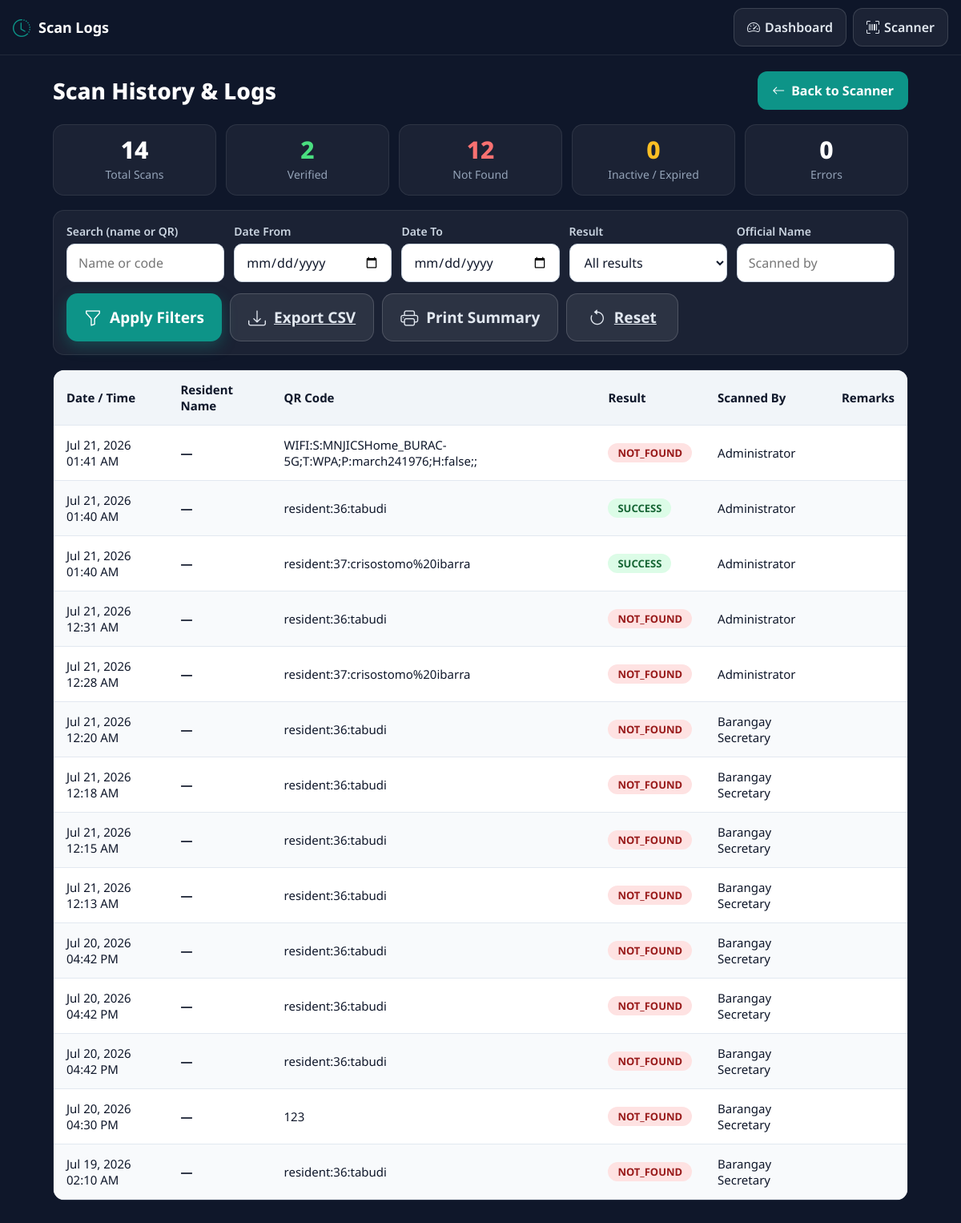
The app's page /scanner/logs.php (signed in) with its own data.
### tables this page shows
CREATE TABLE `scan_logs` (
  `id` int(11) NOT NULL AUTO_INCREMENT,
  `resident_id` int(11) DEFAULT NULL,
  `qr_code_scanned` varchar(255) NOT NULL,
  `scan_result` enum('success','not_found','inactive','expired','error') NOT NULL,
  `scanned_by_user_id` int(11) NOT NULL,
  `scanned_by_name` varchar(255) DEFAULT NULL,
  `remarks` text DEFAULT NULL,
  `ip_address` varchar(45) DEFAULT NULL,
  `user_agent` text DEFAULT NULL,
  `scanned_at` timestamp NOT NULL DEFAULT current_timestamp(),
  PRIMARY KEY (`id`),
  KEY `idx_scan_logs_scanned_at` (`scanned_at`),
  KEY `idx_scan_logs_resident_id` (`resident_id`),
  KEY `idx_scan_logs_result` (`scan_result`)
);

### includes/functions.php (called while the page is built, shortened)
<?php
function e(mixed $value): string {
    return htmlspecialchars((string) $value, ENT_QUOTES, 'UTF-8');
}
?>

### scanner/logs.php (the view, shortened to what this page needs)
<?php
require_once __DIR__ . '/includes/db.php';
require_once __DIR__ . '/includes/functions.php';
$dateFrom = trim($_GET['date_from'] ?? '');
$dateTo = trim($_GET['date_to'] ?? '');
$resultFilter = trim($_GET['result'] ?? '');
$officialFilter = trim($_GET['official'] ?? '');
$search = trim($_GET['search'] ?? '');
function buildWhere(array &$params): string {
    $where = [];
    return $where ? ('WHERE ' . implode(' AND ', $where)) : '';
}
function fetchRows(bool $limited): array {
    global $perPage, $page;
    $params = [];
    $where = buildWhere($params);
    $pdo = getDbConnection();
    $limitSql = '';
    if ($limited) {
        $offset = ($page - 1) * $perPage;
        $limitSql = "LIMIT $perPage OFFSET $offset";
    }
    $stmt = $pdo->prepare(
        "SELECT sl.*, r.full_name AS resident_name
         FROM scan_logs sl
         LEFT JOIN residents r ON r.id = sl.resident_id
         $where
         ORDER BY sl.scanned_at DESC
         $limitSql"
    );
    $stmt->execute($params);
    return $stmt->fetchAll();
}
function fetchSummary(): array {
    $params = [];
    $where = buildWhere($params);
    $pdo = getDbConnection();
    $stmt = $pdo->prepare(
        "SELECT
            COUNT(*) AS total,
            SUM(CASE WHEN scan_result = 'success' THEN 1 ELSE 0 END) AS success,
            SUM(CASE WHEN scan_result = 'not_found' THEN 1 ELSE 0 END) AS not_found,
            SUM(CASE WHEN scan_result IN ('inactive','expired') THEN 1 ELSE 0 END) AS inactive,
            SUM(CASE WHEN scan_result = 'error' THEN 1 ELSE 0 END) AS error
         FROM scan_logs sl
         LEFT JOIN residents r ON r.id = sl.resident_id
         $where"
    );
    $stmt->execute($params);
    $row = $stmt->fetch();
    return [
        'total' => (int) ($row['total'] ?? 0),
        'success' => (int) ($row['success'] ?? 0),
        'not_found' => (int) ($row['not_found'] ?? 0),
        'inactive' => (int) ($row['inactive'] ?? 0),
        'error' => (int) ($row['error'] ?? 0),
    ];
}
$page = max(1, (int) ($_GET['page'] ?? 1));
$perPage = 25;
$rows = fetchRows(true);
$summary = fetchSummary();
$base = BASE_URL;
$cssSrc = $base . '/scanner/assets/css/scanner.css';
$scannerUrl = $base . '/scanner/index.php';
function qs(array $overrides): string {
    global $dateFrom, $dateTo, $resultFilter, $officialFilter, $search;
    $p = [
        'date_from' => $dateFrom,
        'date_to' => $dateTo,
        'result' => $resultFilter,
        'official' => $officialFilter,
        'search' => $search,
    ];
    foreach ($overrides as $k => $v) { $p[$k] = $v; }
    return '?' . http_build_query(array_filter($p, function ($v) { return $v !== '' && $v !== null; }));
}
?>
<!DOCTYPE html>
<html lang="en">
<head>
    <link href="https://cdn.jsdelivr.net/npm/bootstrap-icons@1.11.3/font/bootstrap-icons.min.css" rel="stylesheet">
    <link rel="stylesheet" href="<?php echo e($cssSrc); ?>">
</head>
<body>
    <div class="sc-topbar no-print">
        <div class="sc-topbar-brand"><i class="bi bi-clock-history"></i><span>Scan Logs</span></div>
        <div class="sc-topbar-actions">
            <?php $dashboardUrl = ($_SESSION['role'] ?? '') === 'secretary' ? e($base) . '/secretary/dashboard.php' : e($base) . '/admin/dashboard.php'; ?>
            <a class="sc-history-link" href="<?php echo $dashboardUrl; ?>"><i class="bi bi-speedometer2"></i> Dashboard</a>
            <a class="sc-history-link" href="<?php echo e($scannerUrl); ?>"><i class="bi bi-upc-scan"></i> Scanner</a>
        </div>
    </div>
    <div class="lg-wrap">
        <div class="lg-head no-print">
            <h1 class="lg-title">Scan History &amp; Logs</h1>
            <a class="lg-back" href="<?php echo e($scannerUrl); ?>"><i class="bi bi-arrow-left"></i> Back to Scanner</a>
        </div>
        <div class="lg-summary">
            <div class="lg-sum-card"><div class="lg-sum-num"><?php echo $summary['total']; ?></div><div class="lg-sum-lbl">Total Scans</div></div>
            <div class="lg-sum-card ok"><div class="lg-sum-num"><?php echo $summary['success']; ?></div><div class="lg-sum-lbl">Verified</div></div>
            <div class="lg-sum-card bad"><div class="lg-sum-num"><?php echo $summary['not_found']; ?></div><div class="lg-sum-lbl">Not Found</div></div>
            <div class="lg-sum-card warn"><div class="lg-sum-num"><?php echo $summary['inactive']; ?></div><div class="lg-sum-lbl">Inactive / Expired</div></div>
            <div class="lg-sum-card"><div class="lg-sum-num"><?php echo $summary['error']; ?></div><div class="lg-sum-lbl">Errors</div></div>
        </div>
        <form class="lg-filters no-print" method="get">
            <div class="lg-filter-grid">
                <div class="lg-field">
                    <label for="fSearch">Search (name or QR)</label>
                    <input type="text" id="fSearch" name="search" class="lg-input" value="<?php echo e($search); ?>" placeholder="Name or code">
                </div>
                <div class="lg-field">
                    <label for="fFrom">Date From</label>
                    <input type="date" id="fFrom" name="date_from" class="lg-input" value="<?php echo e($dateFrom); ?>">
                </div>
                <div class="lg-field">
                    <label for="fTo">Date To</label>
                    <input type="date" id="fTo" name="date_to" class="lg-input" value="<?php echo e($dateTo); ?>">
                </div>
                <div class="lg-field">
                    <label for="fResult">Result</label>
                    <select id="fResult" name="result" class="lg-select">
                        <option value="">All results</option>
                    </select>
                </div>
                <div class="lg-field">
                    <label for="fOfficial">Official Name</label>
                    <input type="text" id="fOfficial" name="official" class="lg-input" value="<?php echo e($officialFilter); ?>" placeholder="Scanned by">
                </div>
            </div>
            <div class="lg-actions">
                <button type="submit" class="sc-btn sc-btn-primary" style="flex:0 0 auto;"><i class="bi bi-funnel"></i> Apply Filters</button>
                <a href="<?php echo e(qs(['page' => 1, 'action' => 'export_csv'])); ?>" class="sc-btn sc-btn-ghost" style="flex:0 0 auto;"><i class="bi bi-download"></i> Export CSV</a>
                <button type="button" class="sc-btn sc-btn-ghost" style="flex:0 0 auto;" onclick="window.print()"><i class="bi bi-printer"></i> Print Summary</button>
                <a href="<?php echo e(BASE_URL . '/scanner/logs.php'); ?>" class="sc-btn sc-btn-ghost" style="flex:0 0 auto;"><i class="bi bi-arrow-counterclockwise"></i> Reset</a>
            </div>
        </form>
        <div class="lg-table-wrap">
            <table class="lg-table">
                <thead>
                    <tr>
                        <th>Date / Time</th>
                        <th>Resident Name</th>
                        <th>QR Code</th>
                        <th>Result</th>
                        <th>Scanned By</th>
                        <th>Remarks</th>
                    </tr>
                </thead>
                <tbody>
                    <?php if (empty($rows)): ?>
                        <tr><td colspan="6" class="lg-empty">No scan records found.</td></tr>
                    <?php else: ?>
                        <?php foreach ($rows as $r): ?>
                            <tr>
                                <td><?php echo e(date('M d, Y h:i A', strtotime($r['scanned_at']))); ?></td>
                                <td class="lg-resident"><?php echo e($r['resident_name'] ?? '—'); ?></td>
                                <td><?php echo e($r['qr_code_scanned']); ?></td>
                                <td><span class="lg-tag <?php echo e($r['scan_result']); ?>"><?php echo e(strtoupper($r['scan_result'])); ?></span></td>
                                <td><?php echo e($r['scanned_by_name'] ?? '—'); ?></td>
                                <td><?php echo e($r['remarks'] ?? ''); ?></td>
                            </tr>
                        <?php endforeach; ?>
                    <?php endif; ?>
                </tbody>
            </table>
        </div>
    </div>
</body>
</html>

### scanner/assets/css/scanner.css (style rules this page uses)
:root { --sc-bg: #0f172a; --sc-bg-soft: #1e293b; --sc-card: #ffffff; --sc-text: #0f172a; --sc-text-soft: #475569; --sc-text-muted: #64748b; --sc-border: #cbd5e1; --sc-border-soft: #e2e8f0; --sc-accent: #0d9488; --sc-accent-dark: #0f766e; --sc-accent-soft: #ccfbf1; --sc-green: #16a34a; --sc-green-soft: #dcfce7; --sc-red: #dc2626; --sc-red-soft: #fee2e2; --sc-orange: #ea580c; --sc-orange-soft: #ffedd5; --sc-blue: #2563eb; --sc-blue-soft: #dbeafe; --sc-radius: 14px; --sc-radius-lg: 20px; --sc-shadow: 0 10px 30px rgba(0,0,0,0.18); --sc-font: 'Noto Sans', 'Open Sans', 'Lato', -apple-system, BlinkMacSystemFont, 'Segoe UI', sans-serif; }
* { box-sizing: border-box; }
html, body { margin: 0; padding: 0; background: var(--sc-bg); font-family: var(--sc-font); color: #f1f5f9; -webkit-text-size-adjust: 100%; }
a { color: var(--sc-accent); }
.sc-topbar { position: sticky; top: 0; z-index: 40; display: flex; align-items: center; justify-content: space-between; gap: 12px; padding: 10px 16px; background: rgba(15,23,42,0.92); backdrop-filter: blur(12px); border-bottom: 1px solid rgba(255,255,255,0.08); }
.sc-topbar-brand { display: flex; align-items: center; gap: 10px; font-weight: 700; font-size: 18px; color: #fff; }
.sc-topbar-brand i { color: var(--sc-accent); font-size: 22px; }
.sc-topbar-actions { display: flex; gap: 8px; }
.sc-history-link { display: inline-flex; align-items: center; gap: 6px; height: 48px; padding: 0 16px; border-radius: 12px; border: 1px solid rgba(255,255,255,0.14); background: rgba(255,255,255,0.06); color: #e2e8f0; font-size: 16px; font-weight: 600; text-decoration: none; cursor: pointer; }
.sc-btn { flex: 1 1 0; min-width: 140px; min-height: 56px; display: inline-flex; align-items: center; justify-content: center; gap: 10px; padding: 14px 22px; border: none; border-radius: 14px; font-family: var(--sc-font); font-size: 19px; font-weight: 700; cursor: pointer; transition: transform 0.15s ease, background 0.2s ease, box-shadow 0.2s ease; }
.sc-btn i { font-size: 22px; }
.sc-btn-primary { background: var(--sc-accent); color: #fff; box-shadow: 0 6px 18px rgba(13,148,136,0.35); }
.sc-btn-ghost { background: rgba(255,255,255,0.08); color: #e2e8f0; border: 1px solid rgba(255,255,255,0.16); }

### records on screen
scan_logs: scanned_at "Jul 21, 2026 01:41 AM", resident_name "—", qr_code_scanned "WIFI:S:MNJICSHome_BURAC-5G;T:WPA;P:march241976;H:false;;", scan_result "NOT_FOUND", scanned_by_name "Administrator"
scan_logs: scanned_at "Jul 21, 2026 01:40 AM", resident_name "—", qr_code_scanned "resident:36:tabudi", scan_result "SUCCESS", scanned_by_name "Administrator"
scan_logs: scanned_at "Jul 21, 2026 01:40 AM", resident_name "—", qr_code_scanned "resident:37:crisostomo%20ibarra", scan_result "SUCCESS", scanned_by_name "Administrator"
scan_logs: scanned_at "Jul 21, 2026 12:31 AM", resident_name "—", qr_code_scanned "resident:36:tabudi", scan_result "NOT_FOUND", scanned_by_name "Administrator"
scan_logs: scanned_at "Jul 21, 2026 12:28 AM", resident_name "—", qr_code_scanned "resident:37:crisostomo%20ibarra", scan_result "NOT_FOUND", scanned_by_name "Administrator"
scan_logs: scanned_at "Jul 21, 2026 12:20 AM", resident_name "—", qr_code_scanned "resident:36:tabudi", scan_result "NOT_FOUND", scanned_by_name "Barangay Secretary"
scan_logs: scanned_at "Jul 21, 2026 12:18 AM", resident_name "—", qr_code_scanned "resident:36:tabudi", scan_result "NOT_FOUND", scanned_by_name "Barangay Secretary"
scan_logs: scanned_at "Jul 21, 2026 12:15 AM", resident_name "—", qr_code_scanned "resident:36:tabudi", scan_result "NOT_FOUND", scanned_by_name "Barangay Secretary"
scan_logs: scanned_at "Jul 21, 2026 12:13 AM", resident_name "—", qr_code_scanned "resident:36:tabudi", scan_result "NOT_FOUND", scanned_by_name "Barangay Secretary"
scan_logs: scanned_at "Jul 20, 2026 04:42 PM", resident_name "—", qr_code_scanned "resident:36:tabudi", scan_result "NOT_FOUND", scanned_by_name "Barangay Secretary"
scan_logs: scanned_at "Jul 20, 2026 04:42 PM", resident_name "—", qr_code_scanned "resident:36:tabudi", scan_result "NOT_FOUND", scanned_by_name "Barangay Secretary"
scan_logs: scanned_at "Jul 20, 2026 04:42 PM", resident_name "—", qr_code_scanned "resident:36:tabudi", scan_result "NOT_FOUND", scanned_by_name "Barangay Secretary"
scan_logs: scanned_at "Jul 20, 2026 04:30 PM", resident_name "—", qr_code_scanned "123", scan_result "NOT_FOUND", scanned_by_name "Barangay Secretary"
scan_logs: scanned_at "Jul 19, 2026 02:10 AM", resident_name "—", qr_code_scanned "resident:36:tabudi", scan_result "NOT_FOUND", scanned_by_name "Barangay Secretary"

### other values on screen
$summary['total'] "14"
$summary['success'] "2"
$summary['not_found'] "12"
$summary['inactive'] "0"
$summary['error'] "0"
